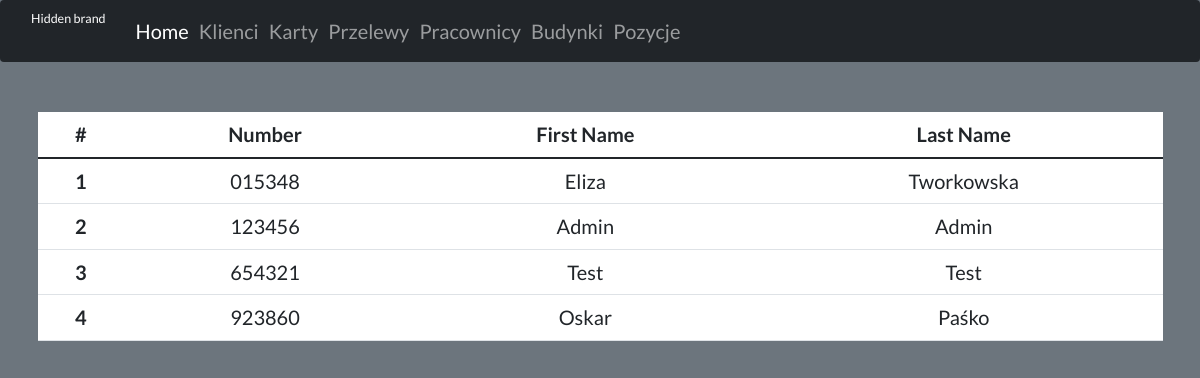
Screenshot of /bankapp/src/clients.php with the database file from the repository.
### tables this page shows
CREATE TABLE client
(
	client_nr VARCHAR(6) PRIMARY KEY NOT NULL UNIQUE CHECK(char_length(client_nr) = 6),
    client_password VARCHAR(100) NOT NULL,
    client_fname VARCHAR(100) NOT NULL,
    client_lname VARCHAR(100) NOT NULL
);

### bankapp/src/clients.php (the view, shortened to what this page needs)
<!doctype html>
<html lang="en">
  <head>
    <link rel="stylesheet" href="https://cdn.jsdelivr.net/npm/bootstrap@4.3.1/dist/css/bootstrap.min.css">
    <link rel="stylesheet" type="text/css" href="//netdna.bootstrapcdn.com/bootstrap/3.1.1/css/bootstrap.min.css">
    <link href="../css/bootstrap.css" rel="stylesheet">
    <link href="https://cdn.jsdelivr.net/npm/bootstrap@5.0.0/dist/css/bootstrap.min.css" rel="stylesheet" >
  </head>
  <body class="bg-secondary d-flex flex-column min-vh-100 fs-2">
    <nav class="navbar sticky-top navbar-expand-lg navbar-dark bg-dark">
  <div class="container-fluid">
    <div class="collapse navbar-collapse" id="navbarTogglerDemo01">
    <a class="navbar-brand" href="main.php">Hidden brand</a>
      <ul class="navbar-nav me-auto mb-2 mb-lg-0">
        <li class="nav-item">
          <a class="nav-link active" aria-current="page" href="main.php">Home</a>
        </li>
        <li class="nav-item">
          <a class="nav-link" href="clients.php">Klienci</a>
        </li>
        <li class="nav-item">
          <a class="nav-link" href="cards.php">Karty</a>
        </li>
        <li class="nav-item">
          <a class="nav-link" href="overflow.php">Przelewy</a>
        </li>
        <li class="nav-item">
          <a class="nav-link" href="employee.php">Pracownicy</a>
        </li>
        <li class="nav-item">
          <a class="nav-link" href="company.php">Budynki</a>
        </li>
        <li class="nav-item">
          <a class="nav-link" href="position.php">Pozycje</a>
        </li>
      </ul>
    </div>
  </div>
</nav>
  <div class="container mt-5 mb-5 content-height">
        <div class="row">
            <table class="table table-hover bg-white text-center fs-2">
                    <thead>
                        <tr>
                        <th scope="col">#</th>
                        <th scope="col">Number</th>
                        <th scope="col">First Name</th>
                        <th scope="col">Last Name</th>
                        </tr>
                    </thead>
                <tbody>
                <?php
                    include '../connect.php';
                    $sql = "SELECT * FROM client";
                    $result = $conn->query($sql);
                    if ($result->num_rows > 0) {
                        $nr=1;
                    while($row = $result->fetch_assoc()) {
                        echo '<tr><th scope="row">'.$nr.'</th><td>'.$row['client_nr'].'</td><td>'.$row['client_fname'].'</td><td>'.$row['client_lname'].'</td></tr>';
                        $nr+=1;
                    }
                    } else {
                    echo "0 results";
                    }
                ?>
                </tbody>
            </table>
        </div>
    </div>
  </body>
</html>

### bankapp/src/clients.php (style rules this page uses)
html, body { font-family: 'Lato', sans-serif; }

### rows the page displays
client: client_nr "015348", client_fname "Eliza", client_lname "Tworkowska"
client: client_nr "123456", client_fname "Admin", client_lname "Admin"
client: client_nr "654321", client_fname "Test", client_lname "Test"
client: client_nr "923860", client_fname "Oskar", client_lname "Paśko"
